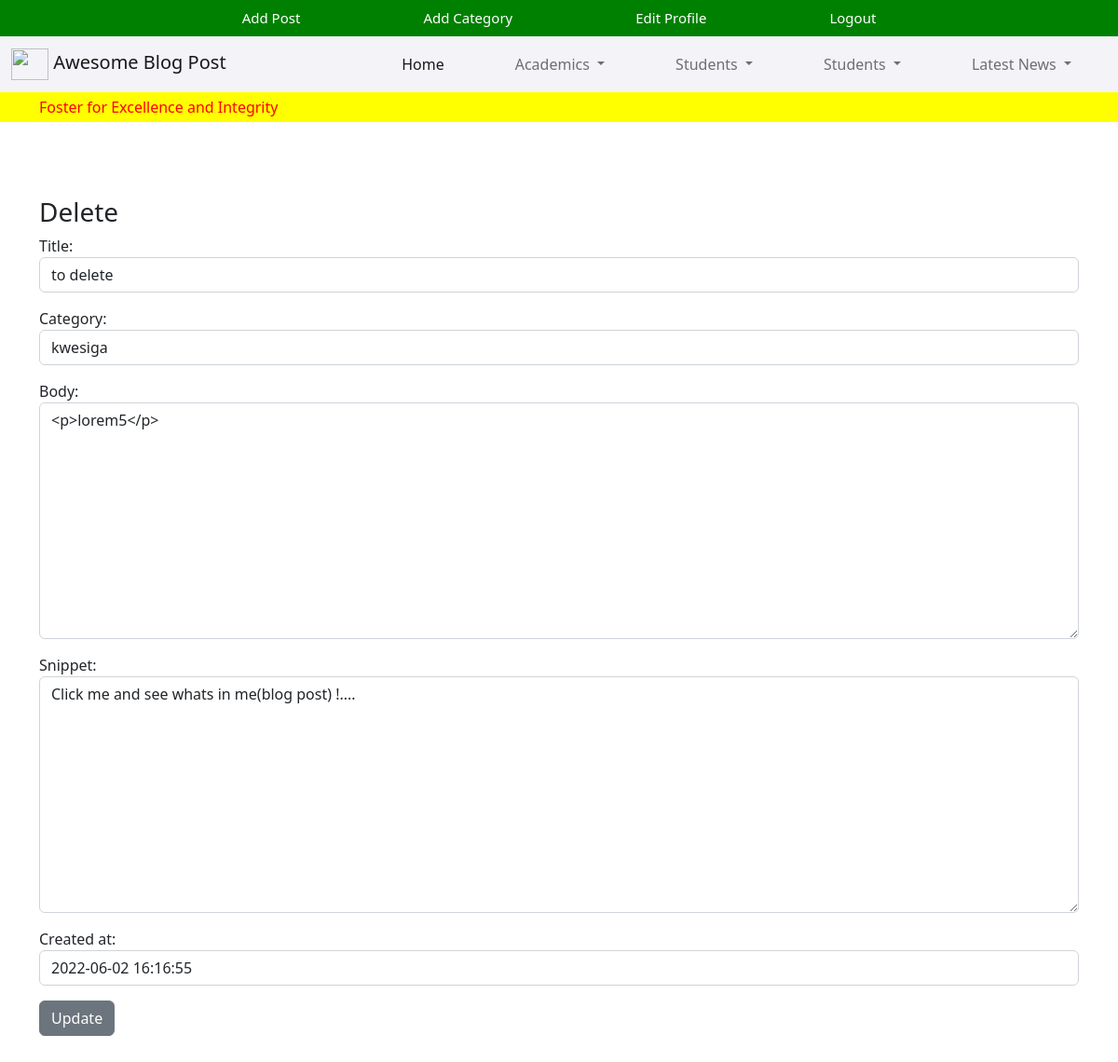
/article/edit/33 (signed in), run on the app's committed database.
### theblog/models.py (models this page shows, shortened)
class Post(models.Model):
    title = models.CharField(max_length=200)
    snippet = models.CharField(max_length=500)
    author = models.ForeignKey(User, on_delete=models.CASCADE)
    body = RichTextUploadingField(blank=True, null=True)
    created_at = models.DateTimeField(default=datetime.now, blank=True)
    category = models.CharField(max_length=200, default='Testing')
    likes = models.ManyToManyField(User, related_name='blog_bost')
    class Meta:
        verbose_name_plural = "Posts"

### theblog/views.py (the view)
# urls.py: path('article/edit/<int:pk>', UpdatePostView.as_view(), name="update_post"),
class UpdatePostView(UpdateView):
    model = Post
    form_class = PostForm
    template_name = 'update_post.html'

### theblog/forms.py
class   PostForm(forms.ModelForm):
    class Meta:
        model = Post
        fields = ('title', 'author','category',  'body' , 'snippet', 'created_at')
        widgets = {
            'title' : forms.TextInput(attrs={'class' : 'form-control'}),
            'author' : forms.TextInput(attrs={'class' : 'form-control','value':'', 'id':'admin', 'type':'hidden'}),
            'category' : forms.Select(choices = choice_list , attrs={'class' : 'form-control'}),
            'body' : forms.Textarea(attrs={'class' : 'form-control'}),
            'snippet' : forms.Textarea(attrs={'class' : 'form-control'}),
            'created_at' : forms.TextInput(attrs={'class' : 'form-control'}),
        }

### theblog/templates/update_post.html (shortened to what this page needs)
{% extends 'base.html' %}
{% block content %}
<br><br>
{% if user.is_authenticated %}
    {% if user.id == post.author.id %}
    <h3>Delete</h3>
    <div class="form-group">
        <form method="POST">
            {{ form.as_p }}
            <button class="btn btn-secondary"> Update</button>
{% else %}
            <strong>You are not allowed here (And you Know it!!)</strong>
        </form>
    </div>
    {% endif %}
{% endif %}
    </form>
</div>
{% endblock %}

### data on the page
Post: title "to delete", category "kwesiga", body "<p>lorem5</p>", snippet "Click me and see whats in me(blog post) !....", created_at "2022-06-02 16:16:55"
